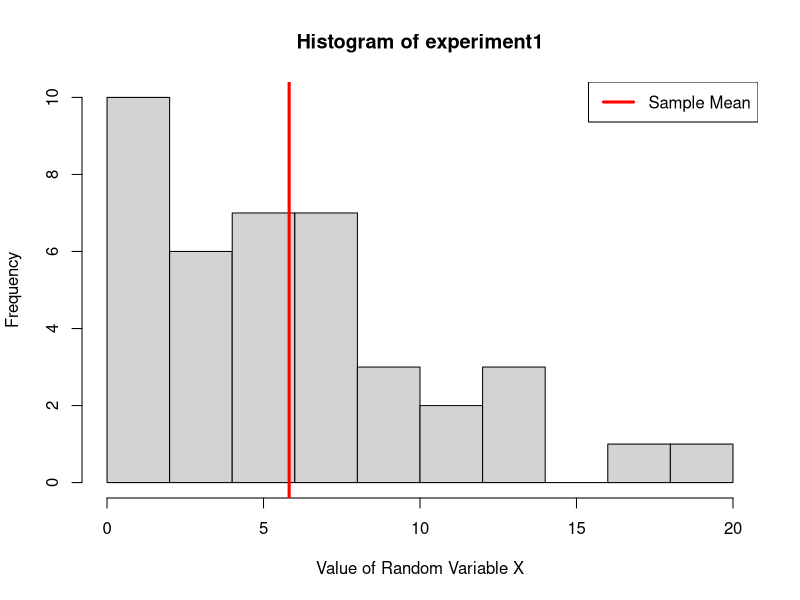
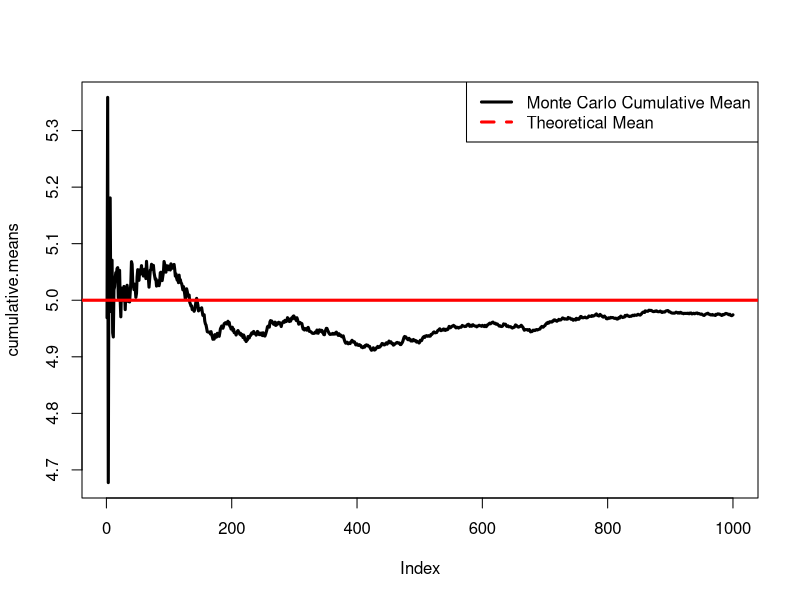
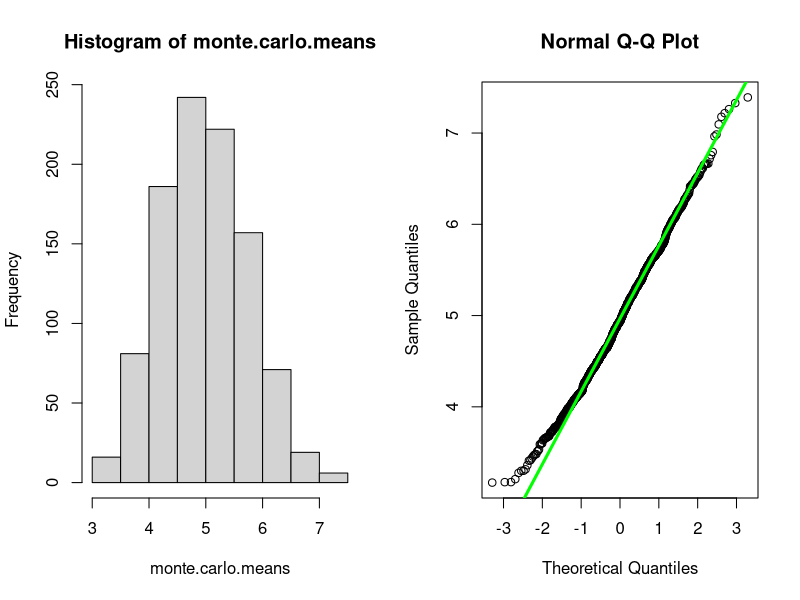

The R script that drew these images, in order:
## ---- chunk 1
  # Set working directory
  setwd("~/datasciencecoursera/StatsProj1/")
  library(ggplot2)
## ---- chunk 2
set.seed(5678); n = 40; lambda = 0.2;
experiment1 = rexp(n, lambda)
hist(experiment1, xlab = "Value of Random Variable X")
abline(v=mean(experiment1), col = "red", lwd = 3)
legend("topright", legend = "Sample Mean", lwd=3, col="red")
## ---- chunk 3
monte.carlo.means = NULL; m = 1000; set.seed(1234);
for (i in 1 : m) monte.carlo.means = c(monte.carlo.means, mean(rexp(n, lambda)))
## ---- chunk 4
theoretical.mean = (1/lambda)
cumulative.means <- cumsum(monte.carlo.means) / (1 : m)
plot(cumulative.means, type = "l", lwd = 3)
abline(h=theoretical.mean, col = "red", lwd = 3)
legend("topright", legend = c("Monte Carlo Cumulative Mean", "Theoretical Mean"), 
       lty = 1:2, lwd=c(3,3), col=c("black","red"))
## ---- chunk 5
theoretical.var = 1/(lambda^2)
experiment.var = var(experiment1)
monte.carlo.var = NULL; set.seed(1234)  # same seed, same monte carlo simulation
for (i in 1 : m) monte.carlo.var = c(monte.carlo.var, var(rexp(n, lambda)))
cumulative.var <- cumsum(monte.carlo.var) / (1 : m)
c(Theoretical = theoretical.var, Experiment1 = experiment.var, 
  MonteCarlo = cumulative.var[m])
## ---- chunk 6
par(mfrow=c(1,2))
hist(monte.carlo.means)
qqnorm(monte.carlo.means); qqline(monte.carlo.means, col="green", lwd=3)
